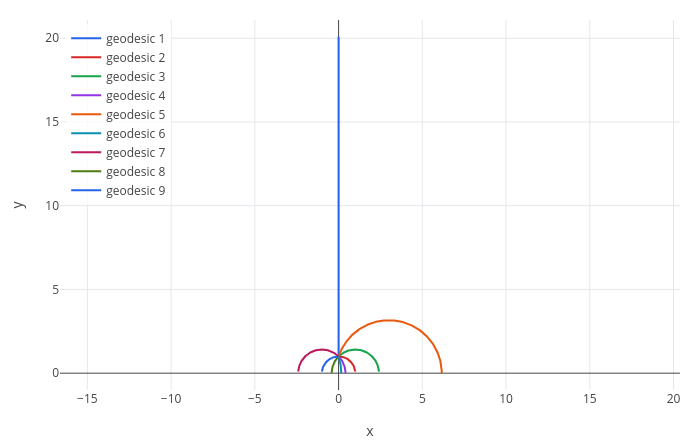

Write notebook code for a chart like this one.
### Markdown cell above
Positive curvature focuses geodesics; negative curvature spreads them apart. In general relativity the same effect
is the tidal force of gravity.

## 4. The hyperbolic plane

In the upper half plane with $ds^2 = (dx^2 + dy^2)/y^2$, the geodesics are vertical lines and semicircles centred on
the $x$ axis. From the point $(0, 1)$ in several directions:

### Code cell
clear
h = metric.generate(hyperbolic)
fan = geodesic(h, [0 1], [0 1; 1 0; 1 1; 1, -1; 1 3; 1, -3; -1 1; -1, -1; -1 0], 3, [x y])

### Figure 1 — Plotly figure (JSON) as saved in the notebook; plotly's stock layout.template omitted (floating-point values rounded to 4 significant figures; data arrays with more than 128 entries replaced by an {"elided": "..."} marker saying what was removed)
{"data": [{"line": {"color": "#2563eb", "width": 2}, "mode": "lines", "name": "geodesic 1", "type": "scatter", "x": {"elided": "1253 int values"}, "y": {"elided": "1253 float values"}}, {"line": {"color": "#dc2626", "width": 2}, "mode": "lines", "name": "geodesic 2", "type": "scatter", "x": {"elided": "1253 float values"}, "y": {"elided": "1253 float values"}}, {"line": {"color": "#16a34a", "width": 2}, "mode": "lines", "name": "geodesic 3", "type": "scatter", "x": {"elided": "1253 float values"}, "y": {"elided": "1253 float values"}}, {"line": {"color": "#9333ea", "width": 2}, "mode": "lines", "name": "geodesic 4", "type": "scatter", "x": {"elided": "1253 float values"}, "y": {"elided": "1253 float values"}}, {"line": {"color": "#ea580c", "width": 2}, "mode": "lines", "name": "geodesic 5", "type": "scatter", "x": {"elided": "1253 float values"}, "y": {"elided": "1253 float values"}}, {"line": {"color": "#0891b2", "width": 2}, "mode": "lines", "name": "geodesic 6", "type": "scatter", "x": {"elided": "1253 float values"}, "y": {"elided": "1253 float values"}}, {"line": {"color": "#be185d", "width": 2}, "mode": "lines", "name": "geodesic 7", "type": "scatter", "x": {"elided": "1253 float values"}, "y": {"elided": "1253 float values"}}, {"line": {"color": "#4d7c0f", "width": 2}, "mode": "lines", "name": "geodesic 8", "type": "scatter", "x": {"elided": "1253 float values"}, "y": {"elided": "1253 float values"}}, {"line": {"color": "#2563eb", "width": 2}, "mode": "lines", "name": "geodesic 9", "type": "scatter", "x": {"elided": "1253 float values"}, "y": {"elided": "1253 float values"}}], "layout": {"height": 440, "legend": {"bgcolor": "rgba(255,255,255,0.8)", "x": 0.01, "y": 0.99}, "margin": {"b": 50, "l": 60, "r": 20, "t": 20}, "showlegend": true, "title": {"text": ""}, "width": 700, "xaxis": {"title": {"text": "x"}, "zeroline": true}, "yaxis": {"range": [-1.004, 21.09], "scaleanchor": "x", "scaleratio": 1, "title": {"text": "y"}, "zeroline": true}}}
